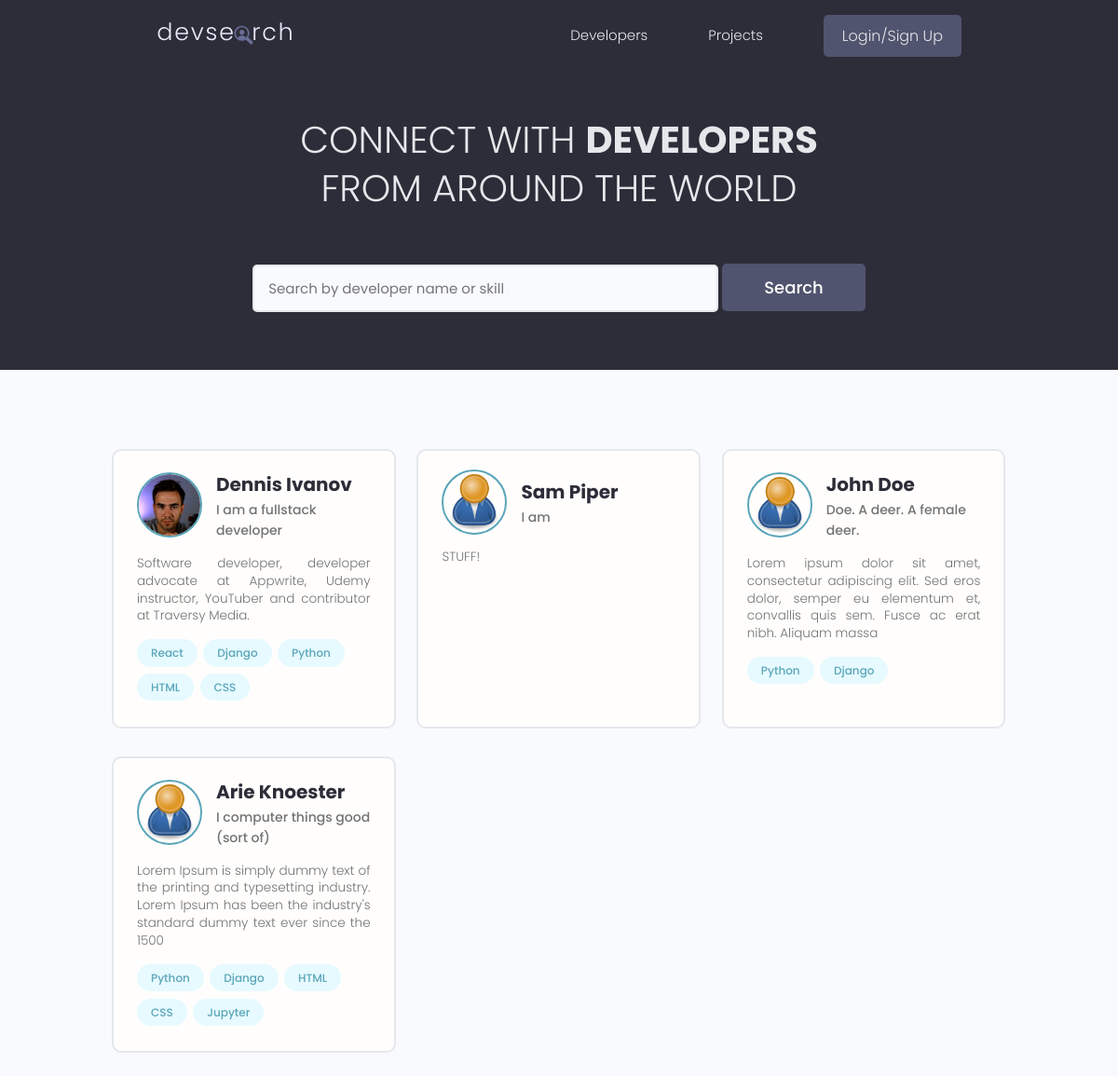
The app's page /, older data.
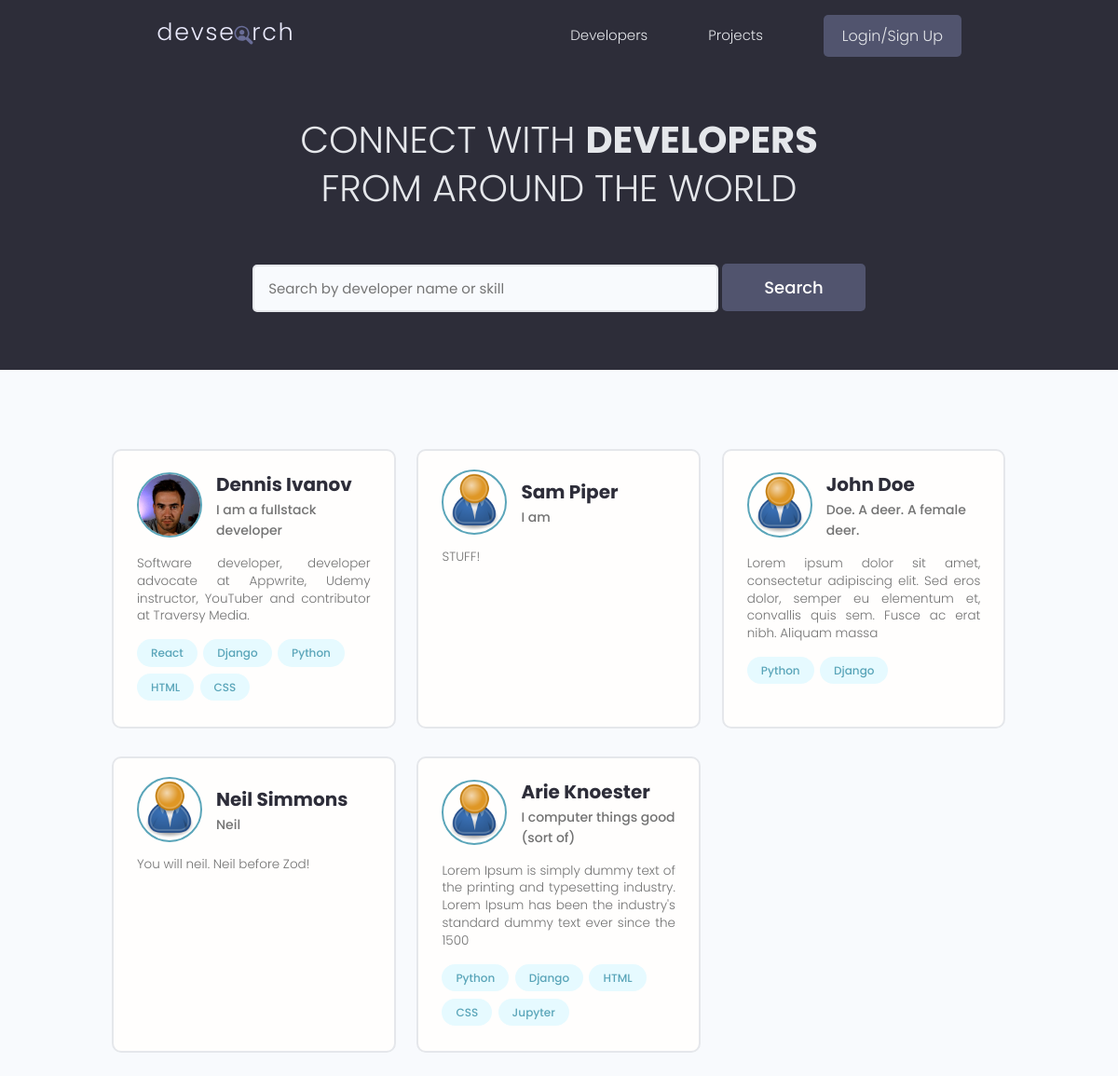
The same page, newer data.
### users/models.py (models this page shows, shortened)
class Profile(models.Model):
    id = models.UUIDField(default=uuid.uuid4, unique=True, primary_key=True, editable=False)
    user = models.OneToOneField(to=User, on_delete=models.CASCADE, null=True, blank=True)
    name = models.CharField(max_length=200, blank=True, null=True)
    username = models.CharField(max_length=200, blank=True, null=True)
    location = models.CharField(max_length=200, blank=True, null=True)
    email = models.EmailField(max_length=500, blank=True, null=True)
    short_intro = models.CharField(max_length=200, blank=True, null=True)
    bio = models.TextField(blank=True, null=True)
    profile_image = models.ImageField(blank=True, null=True, upload_to='profiles/', default='profiles/user-default.png')
    social_github = models.CharField(max_length=200, blank=True, null=True)
    social_twitter = models.CharField(max_length=200, blank=True, null=True)
    social_linkedin = models.CharField(max_length=200, blank=True, null=True)
    social_youtube = models.CharField(max_length=200, blank=True, null=True)
    social_website = models.CharField(max_length=200, blank=True, null=True)
    created = models.DateTimeField(auto_now_add=True)

class Skill(models.Model):
    id = models.UUIDField(default=uuid.uuid4, unique=True, primary_key=True, editable=False)
    owner = models.ForeignKey(to=Profile, blank=True, null=True, on_delete=models.CASCADE)
    name = models.CharField(max_length=200, blank=True, null=True)
    description = models.TextField(blank=True, null=True)
    created = models.DateTimeField(auto_now_add=True)
    def __str__(self):
        return str(self.name)

### users/views.py (the view)
# urls.py: path('', views.all_profiles, name='all-profiles'),
def all_profiles(request):
    profiles, search_query = search_profiles(request)
    page_range, profiles = paginate_profiles(request, profiles, per_page=6)
    context = {
        'profiles': profiles,
        'search_query': search_query,
        'page_range': page_range,
    }
    return render(
        request,
        template_name='users/profiles.html',
        context=context
    )

### users/utils.py (called while the page is built)
def paginate_profiles(request, profiles, per_page):
    page = request.GET.get('page', 1)
    paginator = Paginator(object_list=profiles, per_page=per_page)
    page_range = paginator.get_elided_page_range(number=page, on_each_side=2)
    try:
        profiles = paginator.page(page)
    except PageNotAnInteger:
        profiles = paginator.page(1)
    except EmptyPage:
        profiles = paginator.page(paginator.num_pages)
    return page_range, profiles

def search_profiles(request):
    search_query = ''
    if request.GET.get('search_query'):
        search_query = request.GET.get('search_query')
    profiles = Profile.objects.distinct().filter(
        Q(name__icontains=search_query) |
        Q(short_intro__icontains=search_query) |
        Q(skill__name__icontains=search_query) # my version
    )
    return profiles, search_query

### users/templates/users/profiles.html (shortened to what this page needs)
{% extends 'main.html' %}
{% block content %}
  <main class="home">
    <section class="hero-section text-center">
      <div class="container container--narrow">
        <div class="hero-section__box">
          <h2>CONNECT WITH <span>DEVELOPERS</span></h2>
          <h2>FROM AROUND THE WORLD</h2>
        </div>
        <div class="hero-section__search">
          <form class="form" action="{% url 'all-profiles' %}" method="get">
            <div class="form__field">
              <input class="input input--text" id="formInput#search" type="text" name="search_query"
                     value="{{ search_query }}" placeholder="Search by developer name or skill" />
              <input class="btn btn--sub btn--lg" type="submit" value="Search" />
            </div>
          </form>
        </div>
      </div>
    </section>
    <section class="devlist">
      <div class="container">
        <div class="grid grid--three">
        {% for profile in profiles %}
          <div class="column card">
            <div class="dev">
              <a href="{% url 'user-profile' profile.id %}" class="card__body">
                <div class="dev__profile">
                  <img class="avatar avatar--md" src="{{ profile.profile_image.url }}" alt="image" />
                  <div class="dev__meta">
                    <h3>{{ profile.name }}</h3>
                    <h5>{{ profile.short_intro|slice:"60" }}</h5>
                  </div>
                </div>
                <p class="dev__info">
                  {{ profile.bio|slice:"150" }}
                </p>
                <div class="dev__skills">
                {% for skill in profile.skill_set.all|slice:"5" %}
                  <span class="tag tag--pill tag--main">
                    <small>{{ skill }}</small>
                  </span>
                {% endfor %}
                </div>
              </a>
            </div>
          </div>
        {% endfor %}
        </div>
      </div>
    </section>
  </main>
{% endblock content %}

### templates/main.html (shortened to what this page needs)
<!DOCTYPE html>
{% load static %}
<html lang="en">
<head>
  <link rel="stylesheet" href="https://cdnjs.cloudflare.com/ajax/libs/font-awesome/6.4.2/css/all.min.css"
 />
  <link rel="stylesheet" href="{% static 'uikit/styles/uikit.css' %}" />
  <link rel="stylesheet" href="{% static 'styles/app.css' %}" />
</head>
<body>
  {% include 'navbar.html' %}
  {% block content %}
  {% endblock content %}
</body>
</html>

### templates/navbar.html (shortened to what this page needs)
{% load static %}
  <header class="header">
    <div class="container container--narrow">
      <a href="{% url 'all-profiles' %}" class="header__logo">
        <img src="{% static 'images/logo.svg' %}" alt="DevSearch Logo" />
      </a>
      <nav class="header__nav">
        <ul class="header__menu">
          <li class="header__menuItem"><a href="{% url 'all-profiles' %}">Developers</a></li>
          <li class="header__menuItem"><a href="{% url 'all-projects-page' %}">Projects</a></li>
          {% if request.user.is_authenticated %}
          <li class="header__menuItem"><a href="{% url 'inbox' %}">Inbox</a></li>
          <li class="header__menuItem"><a href="{% url 'account' %}">Account</a></li>
          <li class="header__menuItem"><a href="{% url 'logout' %}" class="btn btn--sub">Logout</a></li>
          {% else %}
          <li class="header__menuItem"><a href="{% url 'login' %}" class="btn btn--sub">Login/Sign Up</a></li>
          {% endif %}
        </ul>
      </nav>
    </div>
  </header>

### static/styles/app.css (style rules this page uses)
:root { --color-sub: #2d2d39; }
.btn--sub { background-color: var(--color-sub-light); }
.card { border: 2px solid var(--color-light); }
img { width: 100%; }
.header { position: sticky; z-index: 111; background-color: var(--color-sub); padding: 1.5rem 0; }
.header > .container { display: flex; justify-content: space-between; align-items: center; }
.header__logo > img { height: 3.8rem; }
.header__nav > ul { display: inline-flex; align-items: center; list-style: none; gap: 6.5rem; }
.header__menuItem > a { color: var(--color-light); font-weight: 300; }
.hero-section { height: 40vh; display: flex; align-items: center; background-color: var(--color-sub); }
.hero-section__box { margin-bottom: 4rem; }
.hero-section__box > h2, .hero-section__box > h2 > span { font-size: 4rem; color: var(--color-light); line-height: 1.3; text-transform: uppercase; }
.hero-section__box > h2 { font-weight: 300; }
.hero-section__box > h2 > span { font-weight: 700; }
.hero-section__search > .form { display: flex; align-items: center; justify-content: center; gap: 2rem; }
.hero-section__search > .form input.input--text { width: 50rem; }
.devlist { margin-top: 8rem; }
.devlist .grid { align-items: stretch; }
.devlist .dev .dev__profile { display: flex; align-items: center; gap: 1.5rem; }
.devlist .dev .dev__meta h3 { color: var(--color-sub); font-size: 2rem; font-weight: 700; }
.devlist .dev .dev__meta h5 { color: var(--color-text); font-size: 1.4rem; font-weight: 500; }
.devlist .dev .dev__info { margin: 1.5rem 0; font-size: 1.35rem; line-height: 1.4; text-align: justify; }

### static/uikit/styles/modules/_variables.css (style rules this page uses)
:root { --color-main: #5aa5b9; --color-main-light: #e6faff; --color-sub: #3f4156; --color-sub-light: #51546e; --color-sub-lighter: #ededfd; --color-text: #737373; --color-gray: #8b8b8b; --color-light: #e5e7eb; --color-light-gray: #767676; --color-bg: #f8fafd; --color-white: #fffefd; --color-white-light: #f3f3f3; --color-success: #359e64; --color-success-bg: #def8e8; --color-error: #fc4b0b; --color-error-bg: #fff2ee; --font-base: 'Poppins', arial, helvetica, 'Segoe UI', roboto, ubuntu, sans-serif; --font-monospace: 'Fira Code', 'Courier New', courier, monospace; --font-regular: 300; --font-medium: 500; --font-bold: 700; --generic-shadow: 1px 1px 5px #00000010; --generic-transition: all 0.3s ease-in-out; }

### static/uikit/styles/modules/_base.css (style rules this page uses)
* { margin: 0; padding: 0; box-sizing: border-box; text-rendering: optimizeLegibility; color: inherit; font-size: inherit; }
html { font-size: 50%; }
@media only screen and (min-width: 480px) { html { font-size: 56.25%; } }
@media only screen and (min-width: 1200px) { html { font-size: 62.5%; } }
body { line-height: 1.6; font-weight: 400; font-size: 1.5rem; color: var(--color-text); background-color: var(--color-bg); min-height: 100vh; }

### static/uikit/styles/modules/_typography.css (style rules this page uses)
* { font-family: var(--font-base); }
h2 { font-size: 3.6rem; font-weight: var(--font-bold); }
h3 { font-size: 3.2rem; font-weight: var(--font-medium); }
h5 { font-size: 2.4rem; font-weight: var(--font-medium); }
h5, h6 { font-weight: var(--font-regular); }
p, span, strong { font-size: 1.6rem; color: var(--color-text); font-weight: var(--font-regular); }
a { padding-bottom: 2px; text-decoration: none; display: inline-block; color: var(--color-main); font-weight: var(--font-medium); }

### static/uikit/styles/modules/_utilities.css (style rules this page uses)
.container { width: 92%; max-width: 165rem; margin: 0 auto; box-sizing: border-box; }
.container--narrow { width: 92%; max-width: 120rem; }
@media screen and (min-width: 1000px) { .container { width: 90%; } }
@media screen and (min-width: 1000px) { .container--narrow { width: 85%; } }
@media screen and (min-width: 1200px) { .container { width: 80%; } }
@media screen and (min-width: 1200px) { .container--narrow { width: 72%; } }
.text-center { text-align: center; }

### static/uikit/styles/modules/_avatar.css (style rules this page uses)
.avatar { border-radius: 50%; border: 2px solid var(--color-main); object-fit: cover; }
.avatar--md { height: 7rem; width: 7rem; }

### static/uikit/styles/modules/_button.css (style rules this page uses)
.btn { display: inline-block; position: relative; cursor: pointer; background-color: var(--color-light); font-weight: var(--font-medium); color: var(--color-sub); text-decoration: none; padding: 1rem 2rem; border-radius: 0.5rem; border: none; width: -webkit-fit-content; width: -moz-fit-content; width: fit-content; height: -webkit-fit-content; height: -moz-fit-content; height: fit-content; font-size: 1.6rem; outline-width: 0; outline-color: transparent; -webkit-backface-visibility: hidden; backface-visibility: hidden; transition: all 0.3s ease-in-out; }
.btn--sub { background-color: var(--color-sub); color: var(--color-white); }
.btn--lg { font-size: 1.8rem; padding: 1.2rem 4.5rem; }

Row changes from the older to the newer data that the page shows:
added Profile: profile_image (placeholder picture), name "Neil Simmons", short_intro "Neil", bio "You will neil. Neil before Zod!"
